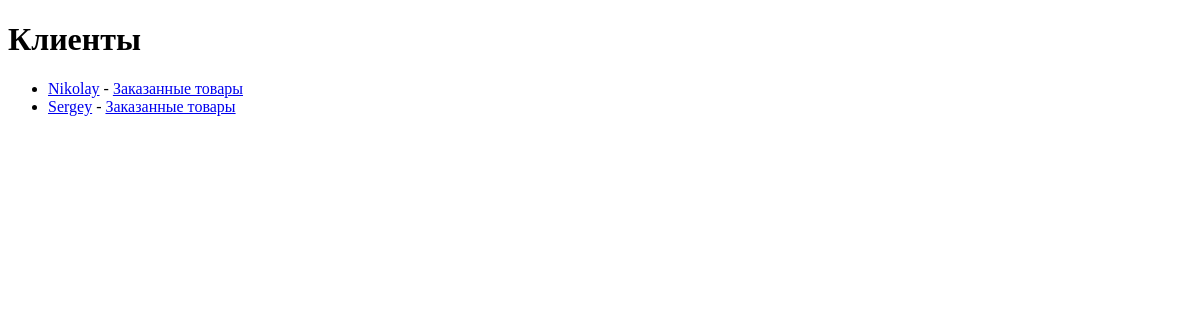
Before: /myapp/clients/ with the older database file.
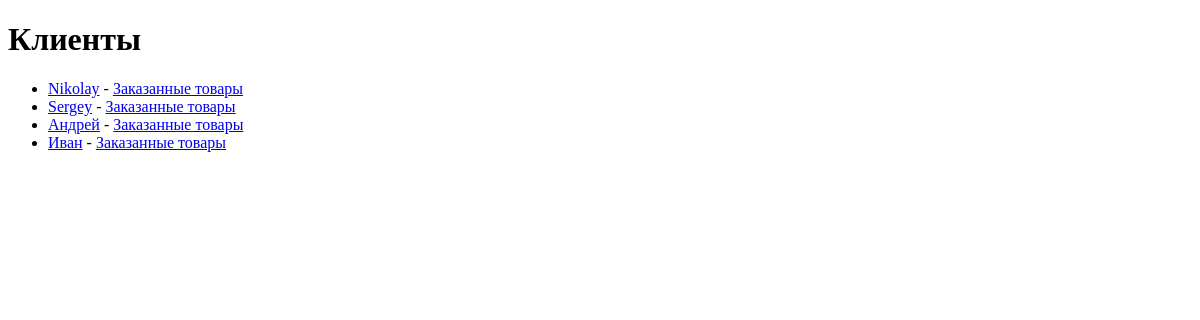
After: the same page with the newer database file.
### myapp/models.py (models this page shows, shortened)
class Client(models.Model):
    name = models.CharField(max_length=255, verbose_name='Имя клиента')
    email = models.EmailField(unique=True, verbose_name='Электронная почта клиента')
    phone_number = models.CharField(max_length=20, verbose_name='Номер телефона клиента')
    address = models.TextField(verbose_name='Адрес клиента')
    registration_date = models.DateTimeField(default=timezone.now, verbose_name='Дата регистрации клиента')

### myapp/views.py (the view)
# urls.py: path('clients/', views.client_list, name='client_list'),
def client_list(request):
    clients = Client.objects.all()
    return render(request, 'myapp/client_list.html', {'clients': clients})

### myapp/templates/myapp/client_list.html (shortened to what this page needs)
<!DOCTYPE html>
<html>
<head>
</head>
<body>
    <h1>Клиенты</h1>
    <ul>
        {% for client in clients %}
            <li>
                <a href="{% url 'client_detail' client.id %}">{{ client.name }}</a>
                - <a href="{% url 'client_ordered_products' client.id %}">Заказанные товары</a>
            </li>
        {% endfor %}
    </ul>
</body>
</html>

Changed rows visible on the page:
added Client: name "Андрей"
added Client: name "Иван"
